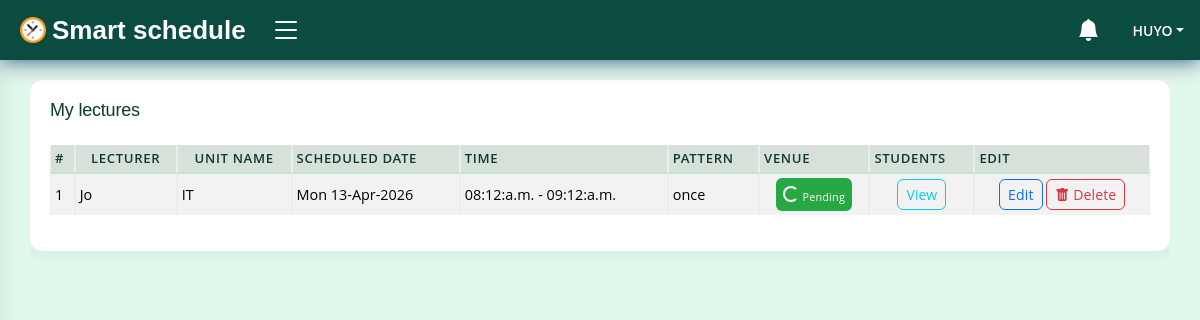
/campus/records/faculty/a518e356caca439b91ac8be6e391c7/Admin/ (signed in), run on an earlier commit of the app's database.
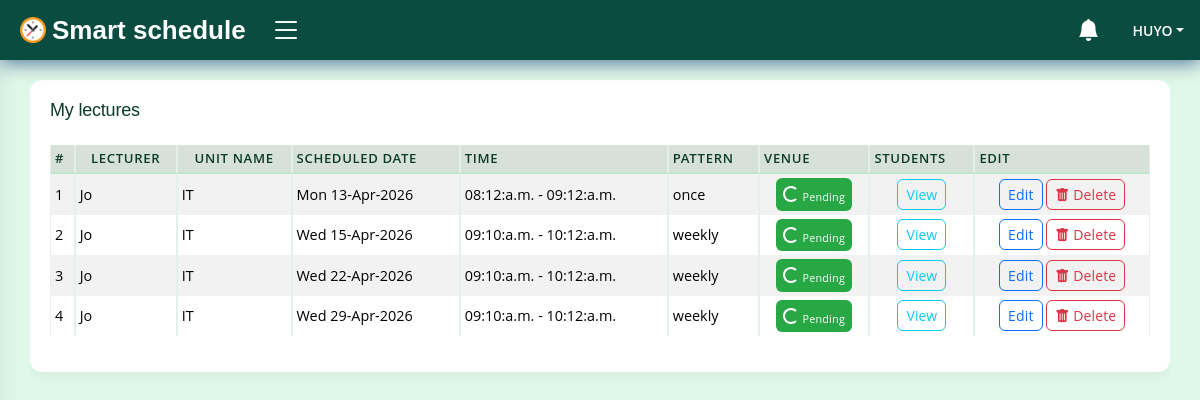
And on a later commit of the database.
### campus/models.py (models this page shows, shortened)
class Lecture(models.Model):
    STATUS_CHOICES = (
        ('scheduled', 'Scheduled'),
        ('completed', 'Completed'),
        ('missed', 'Missed'),
        ('exempt', 'Exempt'),
    )
    RECURRENCE_CHOICES = (
        ('none', 'None'),
        ('daily', 'Daily'),
        ('weekly', 'Weekly'),
        ('monthly', 'Monthly'),
    )
    END_CONDITION_CHOICES = (
        ('count', 'By Count'),
        ('date', 'By Date'),
    )
    id = models.CharField(max_length=50, primary_key=True, unique=True, editable=False)
    lecturer = models.ForeignKey(Faculty, on_delete=models.CASCADE, editable=False)
    student = models.ForeignKey(Student, on_delete=models.CASCADE, null=True, editable=False)
    lecture_hall = models.ForeignKey('LectureHall', on_delete=models.CASCADE, editable=False, null=True, db_column='Venue')
    unit_name = models.ForeignKey(BookedUnit, on_delete=models.CASCADE)
    lecture_date = models.DateField(null=False, blank=False)
    start_time = models.TimeField(null=False, blank=False, db_column='Scheduled start time')
    end_time = models.TimeField(null=False, blank=False, db_column='Scheduled end time')
    recurrence_pattern = models.CharField(max_length=10, choices=RECURRENCE_CHOICES, default='none')
    recurrence_end_type = models.CharField(max_length=10, choices=END_CONDITION_CHOICES, null=True, blank=True)
    recurrence_count = models.PositiveIntegerField(null=True, blank=True)
    recurrence_end_date = models.DateField(null=True, blank=True)
    parent_event_id = models.CharField(max_length=50, null=True, blank=True)
    total_students = models.PositiveIntegerField(default=0, editable=False)
    is_attending = models.BooleanField(default=False)
    is_taught = models.BooleanField(default=False, editable=False)
    status = models.CharField(max_length=10, choices=STATUS_CHOICES, default='scheduled')
    date_scheduled = models.DateTimeField(auto_now_add=True)
    date_updated = models.DateTimeField(auto_now=True)
    class Meta:
        ordering = ['lecturer', 'lecture_hall', '-date_scheduled']
        verbose_name_plural = 'Scheduled lectures'

class BookedUnit(models.Model):
    id = models.CharField(max_length=50, primary_key=True, unique=True, editable=False)
    lecturer = models.ForeignKey(Faculty, on_delete=models.CASCADE)
    students_course = models.CharField(max_length=50, blank=False)
    course = models.ForeignKey(Course, on_delete=models.CASCADE)
    year_of_study = models.CharField(max_length=10, blank=False)
    semester = models.CharField(max_length=1, blank=False)
    booking_date = models.DateTimeField(auto_now_add=True)
    date_updated = models.DateTimeField(auto_now=True)
    class Meta:
        ordering = ['course__name', 'lecturer']
        verbose_name_plural = 'Booked units'

class Course(models.Model):
    id = models.CharField(max_length=50, primary_key=True, unique=True, editable=False)
    name = models.CharField(max_length=80, unique=True, blank=False)
    code = models.CharField(max_length=10, unique=True, blank=False)
    description = models.TextField(blank=True, null=True)
    date_created = models.DateTimeField(auto_now_add=True)
    date_updated = models.DateTimeField(auto_now=True)
    class Meta:
        ordering = ['name']
        verbose_name_plural = 'Courses'

### accounts/models.py (models this page shows, shortened)
class Faculty(models.Model):
    id = models.CharField(max_length=50, primary_key=True, unique=True, editable=False)
    staff = models.OneToOneField(User, on_delete=models.CASCADE, editable=False)
    school = models.CharField(max_length=70, blank=False)
    department = models.CharField(max_length=40, blank=False)
    position = models.CharField(max_length=20, blank=False)
    date_created = models.DateTimeField(auto_now_add=True)
    date_updated = models.DateTimeField(auto_now=True)
    def __str__(self) -> str:
        return f'{self.staff}'
    class Meta:
        ordering = ['staff', 'school']
        verbose_name_plural = 'Faculty records'

class User(AbstractUser):
    REMINDER_TIME_CHOICES = [
        ('60min', '60 minutes before'),
        ('30min', '30 minutes before'),
        ('15min', '15 minutes before'),
        ('instant', 'Instant'),
    ]
    NOTIFICATION_METHOD_CHOICES = [
        ('in_app', 'In-App'),
        ('email', 'Email'),
        ('both', 'Both'),
    ]
    id = models.CharField(max_length=50, primary_key=True, unique=True, editable=False)
    first_name = models.CharField(max_length=15, blank=False)
    last_name = models.CharField(max_length=15, blank=False)
    email = models.EmailField(unique=True)
    gender = models.CharField(max_length=7, blank=False)
    dob = models.DateField(null=True, blank=False, db_column='Date of Birth')
    age = models.PositiveIntegerField(default=0, editable=False)
    mobile_no = PhoneNumberField()
    is_student = models.BooleanField(default=False)
    date_updated = models.DateTimeField(auto_now=True)
    reminder_preference = models.CharField(
        max_length=100,  # Increased length to store multiple values
        default='15min',
        verbose_name='Reminder Times',
        help_text='Select one or more reminder times.'
    )
    notification_method = models.CharField(
        max_length=10,
        choices=NOTIFICATION_METHOD_CHOICES,
        default='in_app',
        verbose_name='Notification Method',
    )
    REQUIRED_FIELDS = ['username']
    USERNAME_FIELD = 'email'
    def __str__(self) -> str:
        return self.username
    class Meta:
        ordering = ['username', 'first_name', 'last_name']

### campus/views.py (the view, shortened to what this page needs)
# urls.py: path('records/faculty/<str:staff_id>/<str:staff_name>/', views.LecturesDetailView.as_view(), name='view_faculty_lectures'),
@method_decorator(login_required(login_url='login'), name='dispatch')
@method_decorator(user_passes_test(lambda user: user.is_staff is False and user.is_superuser is False and user.is_student is False), name='dispatch')
class LecturesDetailView(View):
    template_name = 'dashboard/faculty/lectures.html'
    def get(self, request, staff_name, staff_id, *args, **kwargs):
        scheduled_lectures_QS = Lecture.objects.filter(lecturer=request.user.faculty).order_by('unit_name')
        context = {
            'scheduled_lectures': scheduled_lectures_QS,
        }
        return render(request, self.template_name, context)

### campus/processors/context_processors.py (called while the page is built)
def user_notifications(request):
    if request.user.is_authenticated:
        unread_notifications = Notification.objects.filter(recipient=request.user, is_read=False)
        all_notifications = Notification.objects.filter(recipient=request.user)
        context = {
            'unread_notifications': unread_notifications,
            'unread_notifications_count': unread_notifications.count(),
            'all_notifications': all_notifications,
        }
    else:
        context = {
            'unread_notifications': [],
            'unread_notifications_count': 0,
            'all_notifications': [],
        }
    return context

### campus/templates/dashboard/faculty/lectures.html (shortened to what this page needs)
{% extends 'dashboard/faculty/base.html' %}{% block title %}Assign units{% endblock %}
    {% load crispy_forms_tags %}
    {% block content %}
    <main id="main" class="main">
        <section class="section profile">
            <div class="row">
                <div class="col-xl-12 col-lg-12">
                    <div class="table-responsive">
                        <div class="card">
                            <div class="card-body">
                                <h5 class="card-title">My lectures</h5>
                                <table class="table table-sm table-bordered table-striped">
                                    <thead>
                                        <tr class="table-active">
                                            <th>#</th>
                                            <th class="text-center">Lecturer</th>
                                            <th class="text-center">Unit name</th>
                                            <th>Scheduled date</th>
                                            <th>Time</th>
                                            <th>Pattern</th>
                                            <th>Venue</th>
                                            <th>Students</th>
                                            <th>Edit</th>
                                        </tr>
                                    </thead>
                                    <tbody>
                                        {% for lecture in scheduled_lectures %}
											<tr>
												<td>{{ forloop.counter }}</td>
												<td>{{ lecture.lecturer.staff.first_name|title }}</td>
												<td>{{ lecture.unit_name.course.name }}</td>
												<td>{{ lecture.lecture_date|date:"D d-M-Y" }}</td>
												<td>{{ lecture.start_time|date:"H:i:a" }} - {{ lecture.end_time|date:"H:i:a" }}</td>
                                                <td>{{ lecture.recurrence_pattern }}</td>
												<td class="text-center">
													{% if not lecture.lecture_hall is None %}
													{{ lecture.lecture_hall|default:"--" }}
													{% else %}
													<span class="badge bg-primary py-2">
														<span class="spinner-border spinner-border-sm"></span> Pending
													</span>
													{% endif %}
												</td>
                                                <td class="text-center">
                                                    <a href="{% url 'view_unit_students' lecture.unit_name.id %}" class="btn btn-sm btn-outline-info">View</a>
                                                </td>
                                                <td class="text-center">
                                                    <a href="{% url 'edit_schedule' lecture.lecturer.staff.id lecture.id %}" class="btn btn-sm btn-outline-primary">Edit</a>
                                                    <a href="{% url 'view_faculty_lectures' staff_id=request.user.faculty.id staff_name=request.user.faculty %}" class="btn btn-sm btn-outline-danger" data-bs-toggle="modal" data-bs-target="#delete-modal-{{ lecture.id }}"><i class="bi-trash-fill"></i> Delete</a>
                                                </td>
											</tr>
											{% endfor %}
                                    </tbody>
                                </table>
                            </div>
                        </div>
                    </div>
                </div>
            </div>
        </section>
    </main>
    {% endblock %}

What changed in the data, as far as the page shows it:
added Lecture: lecturer.staff.first_name "Jo", unit_name.course.name "IT", lecture_date "Wed 15-Apr-2026", start_time "09:10:a.m.", end_time "10:12:a.m.", recurrence_pattern "weekly", shows "Pending"
added Lecture: lecturer.staff.first_name "Jo", unit_name.course.name "IT", lecture_date "Wed 22-Apr-2026", start_time "09:10:a.m.", end_time "10:12:a.m.", recurrence_pattern "weekly", shows "Pending"
added Lecture: lecturer.staff.first_name "Jo", unit_name.course.name "IT", lecture_date "Wed 29-Apr-2026", start_time "09:10:a.m.", end_time "10:12:a.m.", recurrence_pattern "weekly", shows "Pending"
